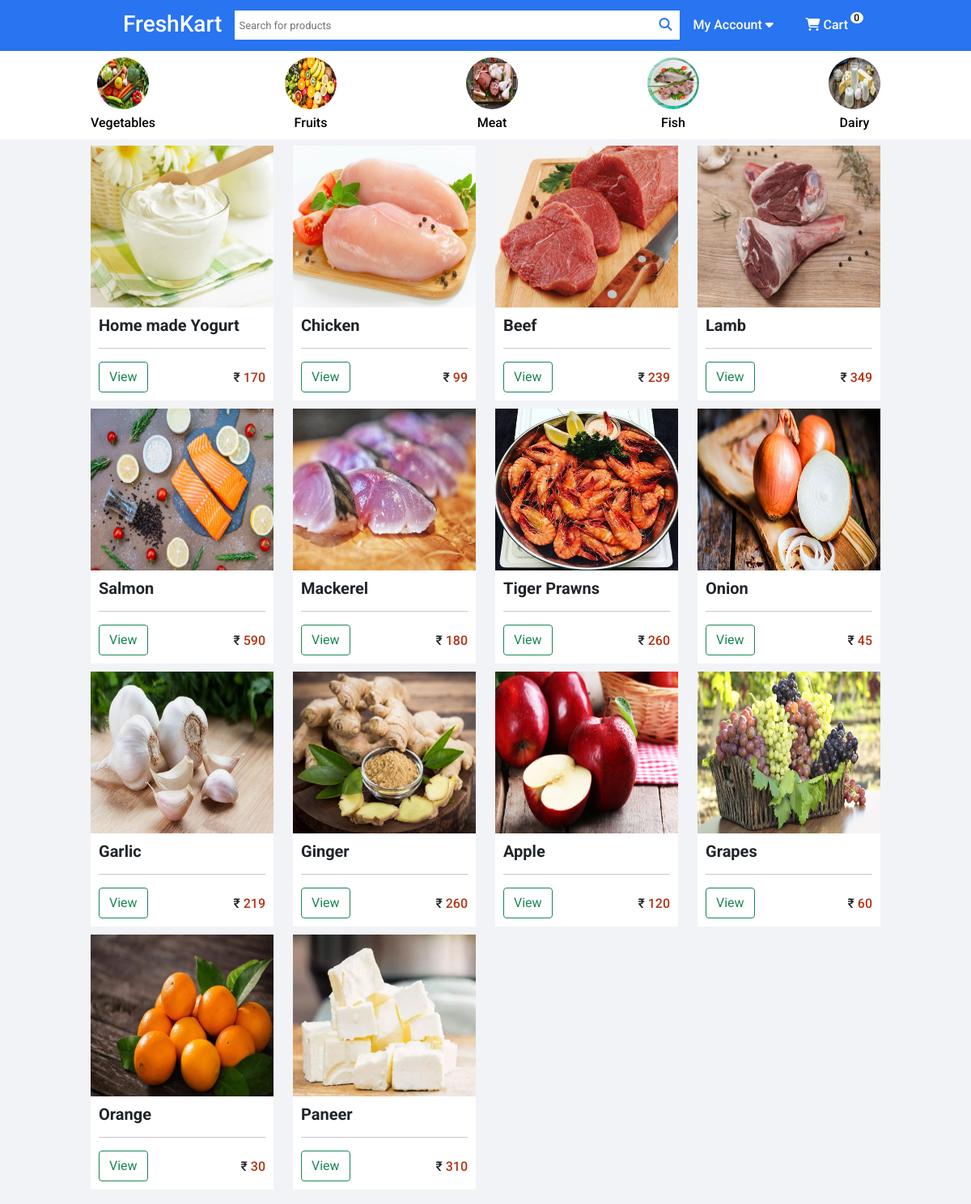
The page / on the database its author committed.
### foodkartapp/models.py (models this page shows, shortened)
class category(models.Model):
    name = models.CharField(max_length=50, unique=True)
    slug = models.SlugField(max_length=50, unique=True)
    img = models.ImageField(upload_to='category_pic')
    def get_url(self):
        return reverse('prod_cat',args=[self.slug])

class product(models.Model):
    name = models.CharField(max_length=50,unique=True)
    slug = models.SlugField(max_length=50,unique=True)
    img = models.ImageField(upload_to='pictures')
    desc = models.TextField()
    price = models.IntegerField()
    stock = models.IntegerField()
    available = models.BooleanField(default=True)
    category = models.ForeignKey(category,on_delete=models.CASCADE)

### foodkartapp/views.py (the view)
# urls.py: path('',views.index,name="index"),
def index(request,c_slug=None):
    c_page = None
    prod = None
    if c_slug!= None:
        c_page = get_object_or_404(category,slug=c_slug)
        prod = product.objects.filter(category=c_page)
    else:
        prod = product.objects.all()
    cat = category.objects.all()
    return render(request,'index.html',{'product':prod,'category':cat})

### foodkartapp/context_processor.py (called while the page is built)
def count(request):
    item_count = 0
    if 'admin' in request.path:
        return {}
    else:
        try:
            ct = cartlist.objects.filter(cart_id=cart_id(request))
            cti = items.objects.all().filter(cart=ct[:1])
            for c in cti:
                item_count+=c.quant
        except cartlist.DoesNotExist:
            item_count=0
        return dict(itc=item_count)

### foodkartapp/views.py (called while the page is built)
def cart_id(request):
    ct_id = request.session.session_key
    if not ct_id:
        ct_id = request.session.create()
    return ct_id

### templates/index.html (shortened to what this page needs)
<!DOCTYPE html>
{% load static %}
<html lang="en">
<head>
    <link href="https://cdn.jsdelivr.net/npm/bootstrap@5.0.2/dist/css/bootstrap.min.css" rel="stylesheet">
    <link rel="stylesheet" href="{% static 'styles.css' %}">
</head>
<body>
    <section class="header">
        <div class="nav-bar">
            <div class="logo">
                <a href="/"><h3>FreshKart</h3></a>
            </div>
            <div class="search">
                <input type="search" placeholder="Search for products">
                <button class="search" type="submit"><i class="fas fa-search"></i></button>
            </div>
            <nav>
                <div class="dropdown">
                    <button class="dropbtn">My Account
                      <i class="fa fa-caret-down"></i>
                    </button>
                  </div>
                  <div class="nav-cart">
                      <span class="count">{{itc}}</span>
                        <a href="{% url 'cart' %}"><i class="fas fa-shopping-cart"></i> Cart</a>
                  </div>
            </nav>
        </div>
        <div class="category">
            {% for i in category %}
            <div class="subcateg">
                <img src="{{i.img.url}}" alt="" class="categ" width="64px" height="64px">
                <a href="{{i.get_url}}">{{i.name}}</a>
            </div>
            {% endfor %}
        </div>
    </section>
    <section class="body">
        <div class="row">
            {% for i in product %}
            <div class="col-lg-3">
                <img src="{{i.img.url}}" alt="" width="100%" height="200px">
                <div class="product">
                    <h5><strong>{{i.name}}</strong></h5>
                    <hr>
                    <a href="{% url 'details' i.category.slug i.slug %}" class="btn btn-outline-success">View</a>
                    <h6 style="float: right;">₹ <span class="price">{{i.price}}</span></h6>
                </div>
            </div>
            {% endfor %}
        </div>
    </section>
</body>
</html>

### static/styles.css (style rules this page uses)
* { padding: 0; margin: 0; box-sizing: border-box; font-family: 'Roboto', sans-serif; }
body { background-color: #f1f3f6; }
.nav-bar { padding: 0.5rem 9.5rem; display: flex; justify-content: space-between; align-items: center; background-color: #2874F1; color:white; position: sticky; }
.logo { margin-top: 5px; }
.logo h3 { color: white; }
.logo a { text-decoration: none; }
input[type=search] { width: 510px; border: none; outline: none; }
input[type=search]::placeholder { font-size: 13px; }
.search { background-color: white; color: #2874F1; border: none; padding: 3px 5px; }
nav { display: flex; align-items: center; gap: 20px; }
.dropbtn { background-color: transparent; border: none; outline: none; color: white; font-weight: 500; }
nav a { color: white; font-weight: 500; text-decoration: none; }
nav span { background-color: white; color: black; font-size: 12px; font-weight: 500; padding: 0px 4.5px; border-radius: 50%; position: relative; left: 75px; bottom: 10px; }
.dropdown { background-color: #2874F1; color: white; border: none; }
.category { padding: 0.5rem 7rem; background-color: white; display: flex; justify-content: space-between; align-items: center; }
.subcateg { display: flex; flex-direction: column; align-items: center; }
.categ { border-radius: 50%; margin-bottom: 5px; }
.subcateg a { font-weight: 500; text-decoration: none; color: black; }
.body { padding: 0.5rem 7rem; }
.col-lg-3 { margin-bottom: 10px; }
.product { background-color: white; padding: 10px; }
.product h6 { margin-top: 10px; }
.price { font-weight: 500; color: #b33314; }

### rows shown on the page
category: img (picture), name "Vegetables"
category: img (picture), name "Fruits"
category: img (picture), name "Meat"
category: img (picture), name "Fish"
category: img (picture), name "Dairy"
product: img (picture), name "Home made Yogurt", price "170"
product: img (picture), name "Chicken", price "99"
product: img (picture), name "Beef", price "239"
product: img (picture), name "Lamb", price "349"
product: img (picture), name "Salmon", price "590"
product: img (picture), name "Mackerel", price "180"
product: img (picture), name "Tiger Prawns", price "260"
product: img (picture), name "Onion", price "45"
product: img (picture), name "Garlic", price "219"
product: img (picture), name "Ginger", price "260"
product: img (picture), name "Apple", price "120"
product: img (picture), name "Grapes", price "60"
product: img (picture), name "Orange", price "30"
product: img (picture), name "Paneer", price "310"

### other values the page prints
{{ itc }} "0"
